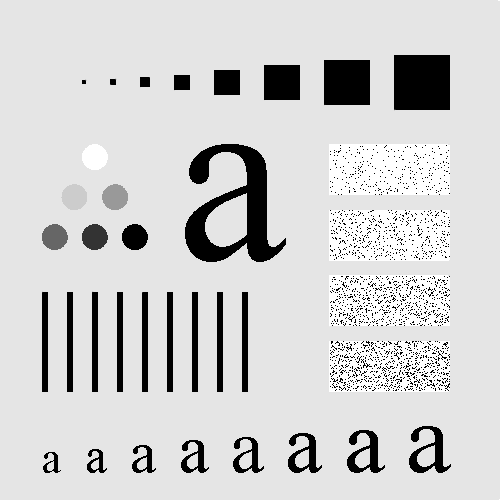
#> input picture images/blurring_pattern.tif, 500 x 500 px
$ jupyter execute Tema_2b.ipynb
#> lines starting #> are read from the running program, lines starting #| are printed output that depends on the picture
[cell 1]
import numpy as np
import matplotlib.pyplot as plt

from PIL import Image

# Operadores Locales o espaciales

## Convolución y correlación

[cell 2]
from scipy.ndimage import convolve, correlate, uniform_filter, gaussian_filter, median_filter

En primer lugar defiimos una imagen que consiste únicamente en un impulso discreto. Al pasarla por un filtro lineal nos proporcionará la respuesta al impulso

[cell 3]
image = np.zeros((5,5), dtype='int32')
image[2,2] = 1
print(image)

Utilizamos un filtro cuya respuesta al impulso está definida en el array w

[cell 4]
w = np.array([[1, 2, 3], [4, 5, 6], [7, 8, 9]])
print(w)

Primero vemos el resultado de la convolución

[cell 5]
print(convolve(image, w))

Y seguidamente el de la convolución.

[cell 6]
print(correlate(image, w))

Es muy importante ganar intuición modificando la imagen de entrada, por ejemplo, poniendo dos impulsos, haciéndola de mayor tamño (para evitar efectos de bordes),...

## Filtro de suavizado

[cell 7]
image = np.zeros((5,5))
image[2,2] = 1
print(image)

[cell 8]
w = (1/9)*np.ones((3,3))
print(w)

[cell 9]
print(convolve(image, w))

Existe una función específica para facilitar el filtrado

[cell 10]
print(uniform_filter(image, 3))

### Ejemplos con imagenes reales

[cell 11]
file = 'images/blurring_pattern.tif'
img  = Image.open(file)
#> img is the input picture: PIL image 500x500 L; min 0, max 255, mean 207.4

print('formato:', img.format)
#| formato: TIFF
print('(ancho, alto) =', img.size)
#| (ancho, alto) = (500, 500)
print('modo: ', img.mode)
#| modo:  L

plt.imshow(img, cmap='gray')

[cell 12]
plt.figure(figsize=(12, 6))

plt.subplot(121)
plt.imshow(uniform_filter(img, 3), cmap='gray')
plt.title('Tamaño del filtro: 3')

plt.subplot(122)
plt.imshow(uniform_filter(img, 5), cmap='gray')
plt.title('Tamaño del filtro: 5')

[cell 13]
plt.figure(figsize=(12, 6))

plt.subplot(121)
plt.imshow(uniform_filter(img, 9), cmap='gray')
plt.title('Tamaño del filtro: 9')

plt.subplot(122)
plt.imshow(uniform_filter(img, 15), cmap='gray')
plt.title('Tamaño del filtro: 15')

[cell 14]
plt.figure(figsize=(12, 6))

plt.subplot(121)
plt.imshow(uniform_filter(img, 25), cmap='gray')
plt.title('Tamaño del filtro: 25')

plt.subplot(122)
plt.imshow(uniform_filter(img, 35), cmap='gray')
plt.title('Tamaño del filtro: 35')

[cell 15]
plt.figure(figsize=(12, 6))

plt.subplot(121)
plt.imshow(uniform_filter(img, 45), cmap='gray')
plt.title('Tamaño del filtro: 45')

plt.subplot(122)
plt.imshow(uniform_filter(img, 55), cmap='gray')
plt.title('Tamaño del filtro: 55')

### Filtrado Gaussiano

Se utiliza como alternativa al filtrado uniforme para reducir el rizado

[cell 16]
plt.figure(figsize=(12, 6))

plt.subplot(121)
plt.imshow(gaussian_filter(img, 3), cmap='gray')
plt.title('Desviación típica: 3')

plt.subplot(122)
plt.imshow(gaussian_filter(img, 5), cmap='gray')
plt.title('Desviación típica: 5')

## Ejercicio

Extraer los objetos principales de la siguiente imagen del fondo del cosmos tomada por el Observatorio Espacial Hubble

[cell 17]
file = 'images/hubble.tif'
img  = Image.open(file)
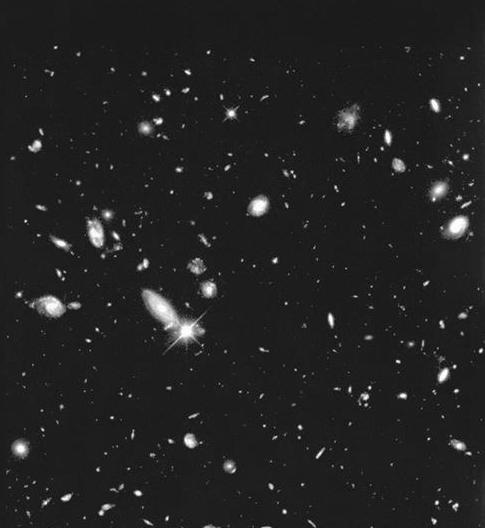
#> input picture images/hubble.tif, 485 x 528 px
#> img is the input picture: PIL image 485x528 L; min 0, max 255, mean 34.5

print('formato:', img.format)
#| formato: TIFF
print('(ancho, alto) =', img.size)
#| (ancho, alto) = (485, 528)
print('modo: ', img.mode)
#| modo:  L

plt.imshow(img, cmap='gray')

## Limitaciones del filtrado lineal y filtros no lineales

Intentemos eliminar el ruido "sal y pimienta" de la siguiente imagen con un filtro uniforme o con uno gaussiano. ¿Qué pasa?

[cell 18]
file = 'images/salted_board.tif'
img  = Image.open(file)
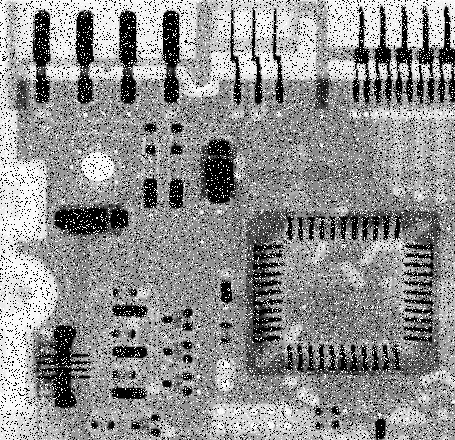
#> input picture images/salted_board.tif, 455 x 440 px
#> img is the input picture: PIL image 455x440 L; min 0, max 255, mean 144.1

print('formato:', img.format)
#| formato: TIFF
print('(ancho, alto) =', img.size)
#| (ancho, alto) = (455, 440)
print('modo: ', img.mode)
#| modo:  L

plt.imshow(img, cmap='gray')

[cell 19]
plt.figure(figsize=(12, 6))

plt.subplot(121)
plt.imshow(uniform_filter(img, 3), cmap='gray')
plt.title('F. Uniforme - tamaño: 3')

plt.subplot(122)
plt.imshow(gaussian_filter(img, 1), cmap='gray')
plt.title('F. Gaussiano - Desviación típica: 1')
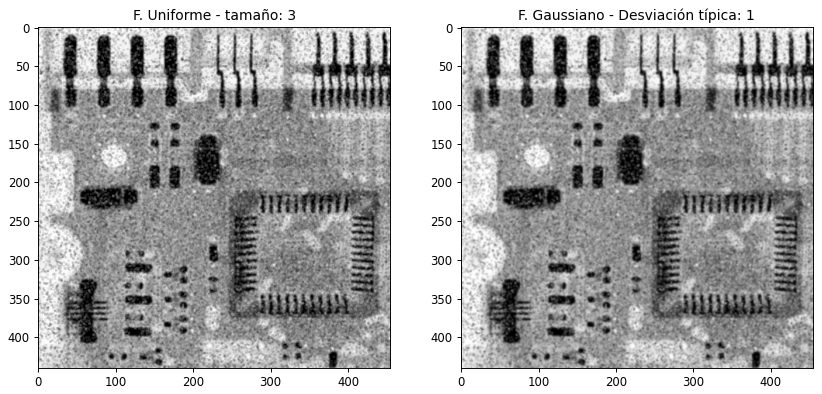
#> figure drawn by matplotlib, 2 panels

Utilizaremos ahora un filtro de mediana

[cell 20]
plt.imshow(median_filter(img, 3), cmap='gray')
plt.title('F. Mediana - tamaño: 3')
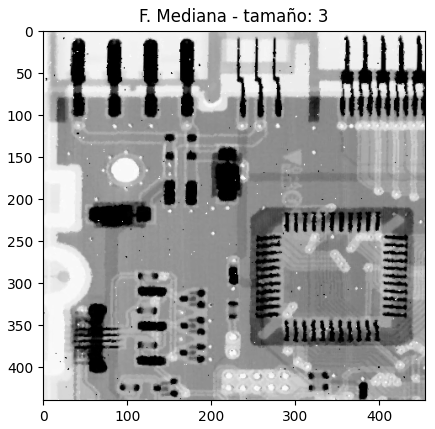
#> figure drawn by matplotlib, 1 panel

## Operadores de gradiente

### Filtros de Prewitt, de Sobel, y Derivada de Gaussiana

[cell 21]
from scipy.ndimage import prewitt, sobel, laplace

[cell 22]
file = 'images/blurring_pattern.tif'
img  = Image.open(file)

print('formato:', img.format)
#| formato: TIFF
print('(ancho, alto) =', img.size)
#| (ancho, alto) = (500, 500)
print('modo: ', img.mode)
#| modo:  L

plt.imshow(img, cmap='gray')

[cell 23]
plt.figure(figsize=(12, 6))

plt.subplot(121)
plt.imshow(prewitt(img), cmap='gray')
plt.title('Prewitt')

plt.subplot(122)
plt.imshow(sobel(img), cmap='gray')
plt.title('Sobel')
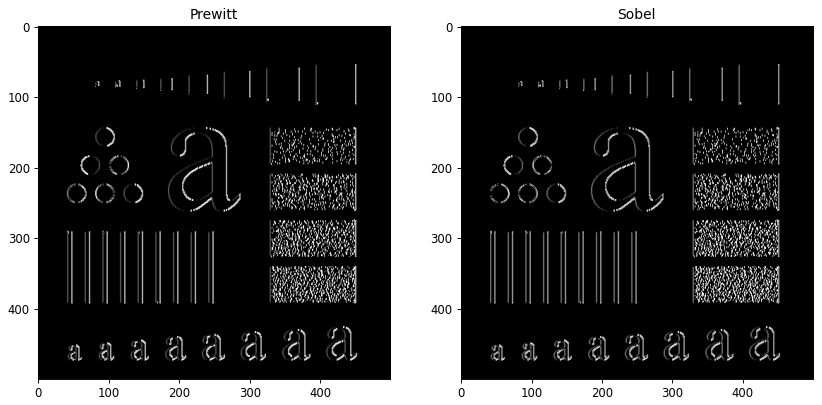
#> figure drawn by matplotlib, 2 panels

[cell 24]
plt.imshow(gaussian_filter(img, 0.4, 1), cmap='gray')
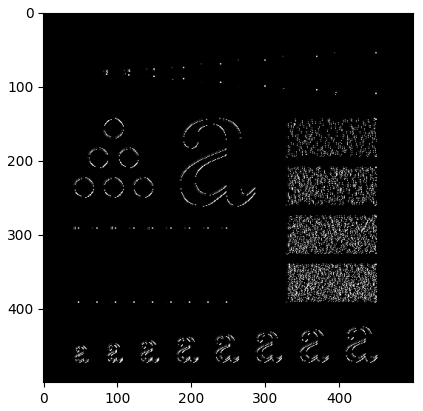
#> figure drawn by matplotlib, 1 panel

## Segundas derivadas: Laplacianas

[cell 25]
file = 'images/moon.tif'
img  = Image.open(file)
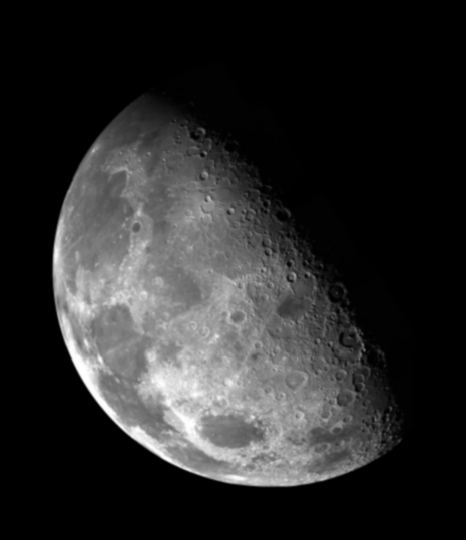
#> input picture images/moon.tif, 466 x 540 px
#> img is the input picture: PIL image 466x540 L; min 0, max 254, mean 42.7

print('formato:', img.format)
#| formato: TIFF
print('(ancho, alto) =', img.size)
#| (ancho, alto) = (466, 540)
print('modo: ', img.mode)
#| modo:  L

plt.imshow(img, cmap='gray')

[cell 26]
plt.imshow(laplace(img), cmap='gray')
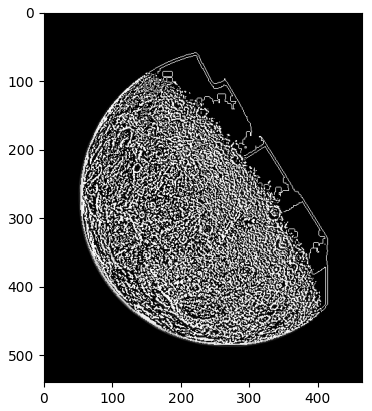
#> figure drawn by matplotlib, 1 panel

[cell 27]
img_f = np.array(img).astype('float')
img_lpl = laplace(img_f)
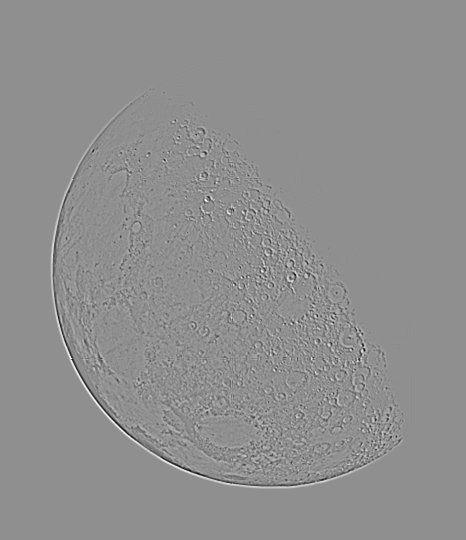
#> img_lpl: shape (540, 466) float64; min -106, max 83, mean 0; drawn with min black and max white

plt.imshow(img_lpl, cmap='gray')

[cell 28]
alpha=1 #Cambiar valor de alpha para ver efecto
img_realz = img_f - alpha*img_lpl
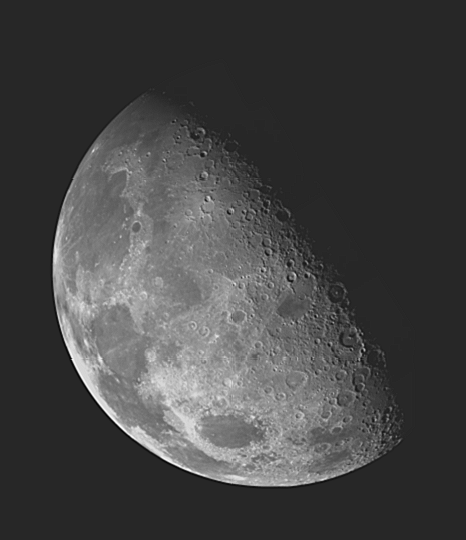
#> img_realz: shape (540, 466) float64; min -57, max 314, mean 42.7; drawn with min black and max white

plt.imshow(img_realz, cmap='gray')

[cell 29]
plt.figure(figsize=(12, 6))

plt.subplot(121)
plt.imshow(img_f, cmap='gray')
plt.title('Original')

plt.subplot(122)
plt.imshow(img_realz, cmap='gray')
plt.title('Realzada')
